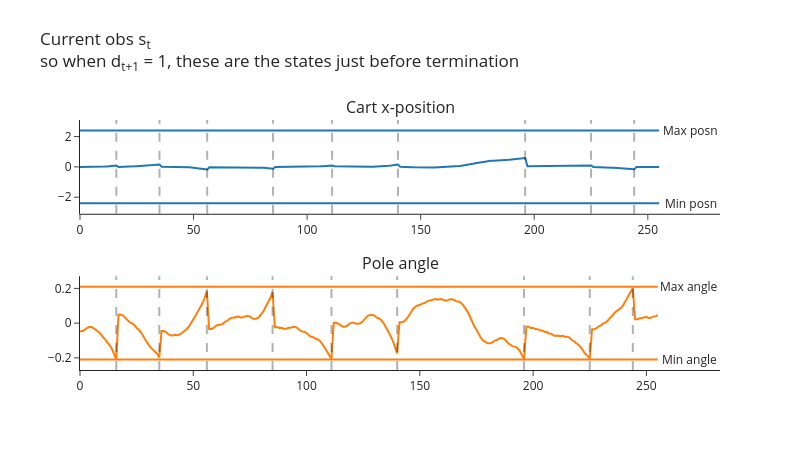
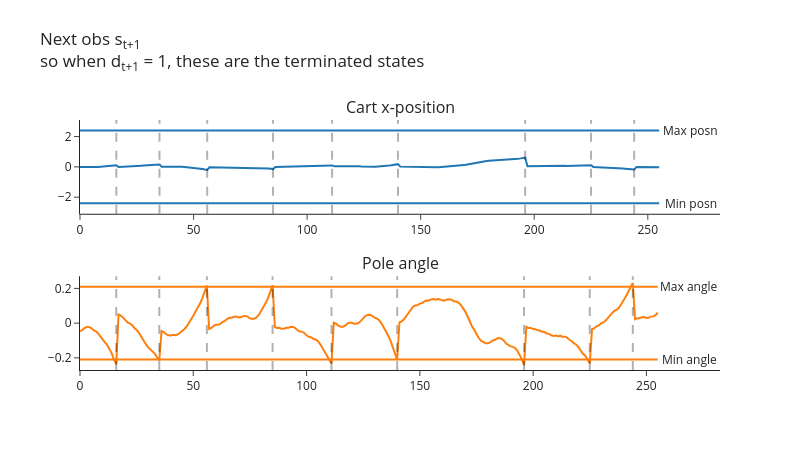
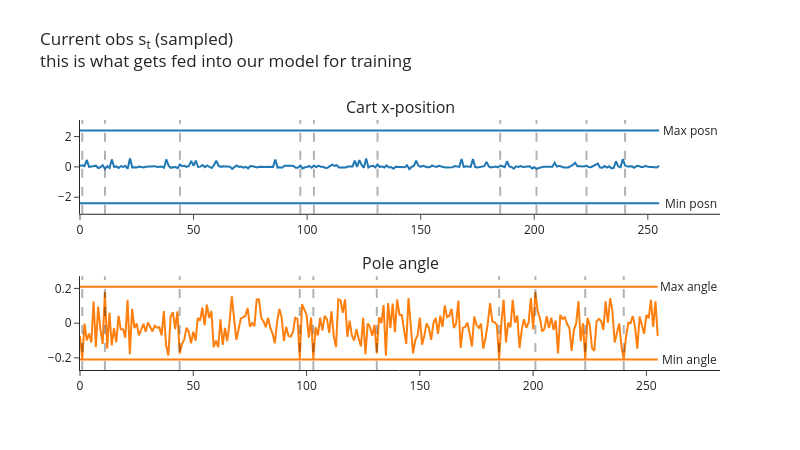

Notebook source saved alongside these figures, in order:
### Markdown cell above
Next, you can run the following code to visualize your cart's position and angle, and see how these look in both the buffer and the buffer's random samples. Do the samples look correctly shuffled? Also, based on the [CartPole source code](https://github.com/Farama-Foundation/Gymnasium/blob/main/gymnasium/envs/classic_control/cartpole.py), do the angles & positions at which the cart terminates make sense? (Note, the min/max values in the table are different to the termination ranges, the latter can be found *below* the table in the docstring.)

Note that the code below uses our batched `CartPole` with `num_envs=1`, so every tensor it returns has a leading dummy batch dimension of size 1 (one row per environment).

<!-- Lastly, note how there's actually a slight epsiode mismatch between $s_t$ and $s_{t+1}$ in the plots below. The vertical lines show the values of $t$ where $d_{t+1} = 1$, so we can see that at these points $s_t$ and $s_{t+1}$ both refer to the terminated episode (they're the pre-final and final observations respectively), but immediately after these points $s_t$ refers to the terminal observation while $s_{t+1}$ refers to the first observation of the new episode. This isn't really a problem though, because we don't care what action our agent learns to take when $s_t$ is a terminal state (i.e. out of bounds). If we were being careful then we'd want to filter these terms out of our buffer, but for our purposes this week it doesn't really matter if we keep them in. -->

Lastly, note how when we terminate environments we do something slightly different. If `envs.step` results in some environments terminating, it'll actually return `next_obs` as the reset observation for the next episode. In this case, we want to use this as our starting observation for the next step, but we need to make sure we record the correct terminal observation in our buffer - we do this by extracting it from the `infos` dict, which is where it gets stored. You can see this in the plots below: the vertical lines are the values $t$ where $d_{t+1}=1$ i.e. $s_{t+1}$ is terminal, and we can see that $s_t$ is the final observation of the terminated episode while $s_{t+1}$ is the first observation of the new episode immediately after.

### Code cell
buffer = ReplayBuffer(num_envs=1, obs_shape=(4,), action_shape=(), buffer_size=256, seed=0, device=device)
envs = CartPole(num_envs=1, seed=0, device=device)
obs, infos = envs.reset()

for i in range(256):
    # Choose random actions (one per environment), and take a step in the environment
    actions = t.randint(0, envs.single_action_space.n, (envs.num_envs,), device=device)
    next_obs, rewards, terminated, truncated, infos = envs.step(actions)

    # Get `true_next_obs` by finding all environments where we terminated & replacing `next_obs`
    # with the actual terminal states (the env has already auto-reset those environments, and stored
    # the observation they ended on in `infos["final_observation"]`)
    done = terminated | truncated
    true_next_obs = next_obs.clone()
    true_next_obs[done] = infos["final_observation"][done]

    # Add experience to buffer
    buffer.add(obs, actions, rewards, terminated, true_next_obs)
    obs = next_obs

sample = buffer.sample(256)

plot_cartpole_obs_and_dones(
    buffer.obs.cpu(),
    buffer.terminated.cpu(),
    title="Current obs s<sub>t</sub><br>so when d<sub>t+1</sub> = 1, these are the states just before termination",
)

plot_cartpole_obs_and_dones(
    buffer.next_obs.cpu(),
    buffer.terminated.cpu(),
    title="Next obs s<sub>t+1</sub><br>so when d<sub>t+1</sub> = 1, these are the terminated states",
)

plot_cartpole_obs_and_dones(
    sample.obs.cpu(),
    sample.terminated.cpu(),
    title="Current obs s<sub>t</sub> (sampled)<br>this is what gets fed into our model for training",
)

### Figure 1 — Plotly figure (JSON) as saved in the notebook; plotly's stock layout.template omitted (floating-point values rounded to 4 significant figures; data arrays with more than 128 entries replaced by an {"elided": "..."} marker saying what was removed)
{"data": [{"marker": {"color": "#1F77B4"}, "mode": "lines", "name": "posn", "type": "scatter", "xaxis": "x", "y": {"elided": "256 float values"}, "yaxis": "y"}, {"marker": {"color": "#1F77B4"}, "mode": "lines", "name": "posn_min", "type": "scatter", "xaxis": "x", "y": {"elided": "256 float values"}, "yaxis": "y"}, {"marker": {"color": "#1F77B4"}, "mode": "lines", "name": "posn_max", "type": "scatter", "xaxis": "x", "y": {"elided": "256 float values"}, "yaxis": "y"}, {"marker": {"color": "#FF7F0E"}, "mode": "lines", "name": "angle", "type": "scatter", "xaxis": "x2", "y": {"elided": "256 float values"}, "yaxis": "y2"}, {"marker": {"color": "#FF7F0E"}, "mode": "lines", "name": "angle_min", "type": "scatter", "xaxis": "x2", "y": {"elided": "256 float values"}, "yaxis": "y2"}, {"marker": {"color": "#FF7F0E"}, "mode": "lines", "name": "angle_max", "type": "scatter", "xaxis": "x2", "y": {"elided": "256 float values"}, "yaxis": "y2"}], "layout": {"annotations": [{"font": {"size": 16}, "showarrow": false, "text": "Cart x-position", "x": 0.5, "xanchor": "center", "xref": "paper", "y": 1, "yanchor": "bottom", "yref": "paper"}, {"font": {"size": 16}, "showarrow": false, "text": "Pole angle", "x": 0.5, "xanchor": "center", "xref": "paper", "y": 0.375, "yanchor": "bottom", "yref": "paper"}, {"showarrow": false, "text": "Min posn", "x": 268.8, "xref": "x", "y": -2.4, "yref": "y"}, {"showarrow": false, "text": "Min angle", "x": 268.8, "xref": "x2", "y": -0.2095, "yref": "y2"}, {"showarrow": false, "text": "Max posn", "x": 268.8, "xref": "x", "y": 2.4, "yref": "y"}, {"showarrow": false, "text": "Max angle", "x": 268.8, "xref": "x2", "y": 0.2095, "yref": "y2"}], "height": 450, "hovermode": "x unified", "margin": {"t": 120}, "shapes": [{"line": {"color": "black", "dash": "dash", "width": 2}, "type": "line", "x0": 16, "x1": 16, "xref": "x", "y0": 0, "y1": 1, "yref": "y domain"}, {"line": {"color": "black", "dash": "dash", "width": 2}, "type": "line", "x0": 35, "x1": 35, "xref": "x", "y0": 0, "y1": 1, "yref": "y domain"}, {"line": {"color": "black", "dash": "dash", "width": 2}, "type": "line", "x0": 56, "x1": 56, "xref": "x", "y0": 0, "y1": 1, "yref": "y domain"}, {"line": {"color": "black", "dash": "dash", "width": 2}, "type": "line", "x0": 85, "x1": 85, "xref": "x", "y0": 0, "y1": 1, "yref": "y domain"}, {"line": {"color": "black", "dash": "dash", "width": 2}, "type": "line", "x0": 111, "x1": 111, "xref": "x", "y0": 0, "y1": 1, "yref": "y domain"}, {"line": {"color": "black", "dash": "dash", "width": 2}, "type": "line", "x0": 140, "x1": 140, "xref": "x", "y0": 0, "y1": 1, "yref": "y domain"}, {"line": {"color": "black", "dash": "dash", "width": 2}, "type": "line", "x0": 196, "x1": 196, "xref": "x", "y0": 0, "y1": 1, "yref": "y domain"}, {"line": {"color": "black", "dash": "dash", "width": 2}, "type": "line", "x0": 225, "x1": 225, "xref": "x", "y0": 0, "y1": 1, "yref": "y domain"}, {"line": {"color": "black", "dash": "dash", "width": 2}, "type": "line", "x0": 244, "x1": 244, "xref": "x", "y0": 0, "y1": 1, "yref": "y domain"}, {"line": {"color": "black", "dash": "dash", "width": 2}, "type": "line", "x0": 16, "x1": 16, "xref": "x2", "y0": 0, "y1": 1, "yref": "y2 domain"}, {"line": {"color": "black", "dash": "dash", "width": 2}, "type": "line", "x0": 35, "x1": 35, "xref": "x2", "y0": 0, "y1": 1, "yref": "y2 domain"}, {"line": {"color": "black", "dash": "dash", "width": 2}, "type": "line", "x0": 56, "x1": 56, "xref": "x2", "y0": 0, "y1": 1, "yref": "y2 domain"}, {"line": {"color": "black", "dash": "dash", "width": 2}, "type": "line", "x0": 85, "x1": 85, "xref": "x2", "y0": 0, "y1": 1, "yref": "y2 domain"}, {"line": {"color": "black", "dash": "dash", "width": 2}, "type": "line", "x0": 111, "x1": 111, "xref": "x2", "y0": 0, "y1": 1, "yref": "y2 domain"}, {"line": {"color": "black", "dash": "dash", "width": 2}, "type": "line", "x0": 140, "x1": 140, "xref": "x2", "y0": 0, "y1": 1, "yref": "y2 domain"}, {"line": {"color": "black", "dash": "dash", "width": 2}, "type": "line", "x0": 196, "x1": 196, "xref": "x2", "y0": 0, "y1": 1, "yref": "y2 domain"}, {"line": {"color": "black", "dash": "dash", "width": 2}, "type": "line", "x0": 225, "x1": 225, "xref": "x2", "y0": 0, "y1": 1, "yref": "y2 domain"}, {"line": {"color": "black", "dash": "dash", "width": 2}, "type": "line", "x0": 244, "x1": 244, "xref": "x2", "y0": 0, "y1": 1, "yref": "y2 domain"}], "showlegend": false, "title": {"text": "Current obs s<sub>t</sub><br>so when d<sub>t+1</sub> = 1, these are the states just before termination", "y": 0.9}, "width": 800, "xaxis": {"anchor": "y", "domain": [0, 1]}, "xaxis2": {"anchor": "y2", "domain": [0, 1]}, "yaxis": {"anchor": "x", "domain": [0.625, 1]}, "yaxis2": {"anchor": "x2", "domain": [0, 0.375]}}}

### Figure 2 — Plotly figure (JSON) as saved in the notebook; plotly's stock layout.template omitted (floating-point values rounded to 4 significant figures; data arrays with more than 128 entries replaced by an {"elided": "..."} marker saying what was removed)
{"data": [{"marker": {"color": "#1F77B4"}, "mode": "lines", "name": "posn", "type": "scatter", "xaxis": "x", "y": {"elided": "256 float values"}, "yaxis": "y"}, {"marker": {"color": "#1F77B4"}, "mode": "lines", "name": "posn_min", "type": "scatter", "xaxis": "x", "y": {"elided": "256 float values"}, "yaxis": "y"}, {"marker": {"color": "#1F77B4"}, "mode": "lines", "name": "posn_max", "type": "scatter", "xaxis": "x", "y": {"elided": "256 float values"}, "yaxis": "y"}, {"marker": {"color": "#FF7F0E"}, "mode": "lines", "name": "angle", "type": "scatter", "xaxis": "x2", "y": {"elided": "256 float values"}, "yaxis": "y2"}, {"marker": {"color": "#FF7F0E"}, "mode": "lines", "name": "angle_min", "type": "scatter", "xaxis": "x2", "y": {"elided": "256 float values"}, "yaxis": "y2"}, {"marker": {"color": "#FF7F0E"}, "mode": "lines", "name": "angle_max", "type": "scatter", "xaxis": "x2", "y": {"elided": "256 float values"}, "yaxis": "y2"}], "layout": {"annotations": [{"font": {"size": 16}, "showarrow": false, "text": "Cart x-position", "x": 0.5, "xanchor": "center", "xref": "paper", "y": 1, "yanchor": "bottom", "yref": "paper"}, {"font": {"size": 16}, "showarrow": false, "text": "Pole angle", "x": 0.5, "xanchor": "center", "xref": "paper", "y": 0.375, "yanchor": "bottom", "yref": "paper"}, {"showarrow": false, "text": "Min posn", "x": 268.8, "xref": "x", "y": -2.4, "yref": "y"}, {"showarrow": false, "text": "Min angle", "x": 268.8, "xref": "x2", "y": -0.2095, "yref": "y2"}, {"showarrow": false, "text": "Max posn", "x": 268.8, "xref": "x", "y": 2.4, "yref": "y"}, {"showarrow": false, "text": "Max angle", "x": 268.8, "xref": "x2", "y": 0.2095, "yref": "y2"}], "height": 450, "hovermode": "x unified", "margin": {"t": 120}, "shapes": [{"line": {"color": "black", "dash": "dash", "width": 2}, "type": "line", "x0": 16, "x1": 16, "xref": "x", "y0": 0, "y1": 1, "yref": "y domain"}, {"line": {"color": "black", "dash": "dash", "width": 2}, "type": "line", "x0": 35, "x1": 35, "xref": "x", "y0": 0, "y1": 1, "yref": "y domain"}, {"line": {"color": "black", "dash": "dash", "width": 2}, "type": "line", "x0": 56, "x1": 56, "xref": "x", "y0": 0, "y1": 1, "yref": "y domain"}, {"line": {"color": "black", "dash": "dash", "width": 2}, "type": "line", "x0": 85, "x1": 85, "xref": "x", "y0": 0, "y1": 1, "yref": "y domain"}, {"line": {"color": "black", "dash": "dash", "width": 2}, "type": "line", "x0": 111, "x1": 111, "xref": "x", "y0": 0, "y1": 1, "yref": "y domain"}, {"line": {"color": "black", "dash": "dash", "width": 2}, "type": "line", "x0": 140, "x1": 140, "xref": "x", "y0": 0, "y1": 1, "yref": "y domain"}, {"line": {"color": "black", "dash": "dash", "width": 2}, "type": "line", "x0": 196, "x1": 196, "xref": "x", "y0": 0, "y1": 1, "yref": "y domain"}, {"line": {"color": "black", "dash": "dash", "width": 2}, "type": "line", "x0": 225, "x1": 225, "xref": "x", "y0": 0, "y1": 1, "yref": "y domain"}, {"line": {"color": "black", "dash": "dash", "width": 2}, "type": "line", "x0": 244, "x1": 244, "xref": "x", "y0": 0, "y1": 1, "yref": "y domain"}, {"line": {"color": "black", "dash": "dash", "width": 2}, "type": "line", "x0": 16, "x1": 16, "xref": "x2", "y0": 0, "y1": 1, "yref": "y2 domain"}, {"line": {"color": "black", "dash": "dash", "width": 2}, "type": "line", "x0": 35, "x1": 35, "xref": "x2", "y0": 0, "y1": 1, "yref": "y2 domain"}, {"line": {"color": "black", "dash": "dash", "width": 2}, "type": "line", "x0": 56, "x1": 56, "xref": "x2", "y0": 0, "y1": 1, "yref": "y2 domain"}, {"line": {"color": "black", "dash": "dash", "width": 2}, "type": "line", "x0": 85, "x1": 85, "xref": "x2", "y0": 0, "y1": 1, "yref": "y2 domain"}, {"line": {"color": "black", "dash": "dash", "width": 2}, "type": "line", "x0": 111, "x1": 111, "xref": "x2", "y0": 0, "y1": 1, "yref": "y2 domain"}, {"line": {"color": "black", "dash": "dash", "width": 2}, "type": "line", "x0": 140, "x1": 140, "xref": "x2", "y0": 0, "y1": 1, "yref": "y2 domain"}, {"line": {"color": "black", "dash": "dash", "width": 2}, "type": "line", "x0": 196, "x1": 196, "xref": "x2", "y0": 0, "y1": 1, "yref": "y2 domain"}, {"line": {"color": "black", "dash": "dash", "width": 2}, "type": "line", "x0": 225, "x1": 225, "xref": "x2", "y0": 0, "y1": 1, "yref": "y2 domain"}, {"line": {"color": "black", "dash": "dash", "width": 2}, "type": "line", "x0": 244, "x1": 244, "xref": "x2", "y0": 0, "y1": 1, "yref": "y2 domain"}], "showlegend": false, "title": {"text": "Next obs s<sub>t+1</sub><br>so when d<sub>t+1</sub> = 1, these are the terminated states", "y": 0.9}, "width": 800, "xaxis": {"anchor": "y", "domain": [0, 1]}, "xaxis2": {"anchor": "y2", "domain": [0, 1]}, "yaxis": {"anchor": "x", "domain": [0.625, 1]}, "yaxis2": {"anchor": "x2", "domain": [0, 0.375]}}}

### Figure 3 — Plotly figure (JSON) as saved in the notebook; plotly's stock layout.template omitted (floating-point values rounded to 4 significant figures; data arrays with more than 128 entries replaced by an {"elided": "..."} marker saying what was removed)
{"data": [{"marker": {"color": "#1F77B4"}, "mode": "lines", "name": "posn", "type": "scatter", "xaxis": "x", "y": {"elided": "256 float values"}, "yaxis": "y"}, {"marker": {"color": "#1F77B4"}, "mode": "lines", "name": "posn_min", "type": "scatter", "xaxis": "x", "y": {"elided": "256 float values"}, "yaxis": "y"}, {"marker": {"color": "#1F77B4"}, "mode": "lines", "name": "posn_max", "type": "scatter", "xaxis": "x", "y": {"elided": "256 float values"}, "yaxis": "y"}, {"marker": {"color": "#FF7F0E"}, "mode": "lines", "name": "angle", "type": "scatter", "xaxis": "x2", "y": {"elided": "256 float values"}, "yaxis": "y2"}, {"marker": {"color": "#FF7F0E"}, "mode": "lines", "name": "angle_min", "type": "scatter", "xaxis": "x2", "y": {"elided": "256 float values"}, "yaxis": "y2"}, {"marker": {"color": "#FF7F0E"}, "mode": "lines", "name": "angle_max", "type": "scatter", "xaxis": "x2", "y": {"elided": "256 float values"}, "yaxis": "y2"}], "layout": {"annotations": [{"font": {"size": 16}, "showarrow": false, "text": "Cart x-position", "x": 0.5, "xanchor": "center", "xref": "paper", "y": 1, "yanchor": "bottom", "yref": "paper"}, {"font": {"size": 16}, "showarrow": false, "text": "Pole angle", "x": 0.5, "xanchor": "center", "xref": "paper", "y": 0.375, "yanchor": "bottom", "yref": "paper"}, {"showarrow": false, "text": "Min posn", "x": 268.8, "xref": "x", "y": -2.4, "yref": "y"}, {"showarrow": false, "text": "Min angle", "x": 268.8, "xref": "x2", "y": -0.2095, "yref": "y2"}, {"showarrow": false, "text": "Max posn", "x": 268.8, "xref": "x", "y": 2.4, "yref": "y"}, {"showarrow": false, "text": "Max angle", "x": 268.8, "xref": "x2", "y": 0.2095, "yref": "y2"}], "height": 450, "hovermode": "x unified", "margin": {"t": 120}, "shapes": [{"line": {"color": "black", "dash": "dash", "width": 2}, "type": "line", "x0": 1, "x1": 1, "xref": "x", "y0": 0, "y1": 1, "yref": "y domain"}, {"line": {"color": "black", "dash": "dash", "width": 2}, "type": "line", "x0": 11, "x1": 11, "xref": "x", "y0": 0, "y1": 1, "yref": "y domain"}, {"line": {"color": "black", "dash": "dash", "width": 2}, "type": "line", "x0": 44, "x1": 44, "xref": "x", "y0": 0, "y1": 1, "yref": "y domain"}, {"line": {"color": "black", "dash": "dash", "width": 2}, "type": "line", "x0": 97, "x1": 97, "xref": "x", "y0": 0, "y1": 1, "yref": "y domain"}, {"line": {"color": "black", "dash": "dash", "width": 2}, "type": "line", "x0": 103, "x1": 103, "xref": "x", "y0": 0, "y1": 1, "yref": "y domain"}, {"line": {"color": "black", "dash": "dash", "width": 2}, "type": "line", "x0": 131, "x1": 131, "xref": "x", "y0": 0, "y1": 1, "yref": "y domain"}, {"line": {"color": "black", "dash": "dash", "width": 2}, "type": "line", "x0": 185, "x1": 185, "xref": "x", "y0": 0, "y1": 1, "yref": "y domain"}, {"line": {"color": "black", "dash": "dash", "width": 2}, "type": "line", "x0": 201, "x1": 201, "xref": "x", "y0": 0, "y1": 1, "yref": "y domain"}, {"line": {"color": "black", "dash": "dash", "width": 2}, "type": "line", "x0": 223, "x1": 223, "xref": "x", "y0": 0, "y1": 1, "yref": "y domain"}, {"line": {"color": "black", "dash": "dash", "width": 2}, "type": "line", "x0": 240, "x1": 240, "xref": "x", "y0": 0, "y1": 1, "yref": "y domain"}, {"line": {"color": "black", "dash": "dash", "width": 2}, "type": "line", "x0": 1, "x1": 1, "xref": "x2", "y0": 0, "y1": 1, "yref": "y2 domain"}, {"line": {"color": "black", "dash": "dash", "width": 2}, "type": "line", "x0": 11, "x1": 11, "xref": "x2", "y0": 0, "y1": 1, "yref": "y2 domain"}, {"line": {"color": "black", "dash": "dash", "width": 2}, "type": "line", "x0": 44, "x1": 44, "xref": "x2", "y0": 0, "y1": 1, "yref": "y2 domain"}, {"line": {"color": "black", "dash": "dash", "width": 2}, "type": "line", "x0": 97, "x1": 97, "xref": "x2", "y0": 0, "y1": 1, "yref": "y2 domain"}, {"line": {"color": "black", "dash": "dash", "width": 2}, "type": "line", "x0": 103, "x1": 103, "xref": "x2", "y0": 0, "y1": 1, "yref": "y2 domain"}, {"line": {"color": "black", "dash": "dash", "width": 2}, "type": "line", "x0": 131, "x1": 131, "xref": "x2", "y0": 0, "y1": 1, "yref": "y2 domain"}, {"line": {"color": "black", "dash": "dash", "width": 2}, "type": "line", "x0": 185, "x1": 185, "xref": "x2", "y0": 0, "y1": 1, "yref": "y2 domain"}, {"line": {"color": "black", "dash": "dash", "width": 2}, "type": "line", "x0": 201, "x1": 201, "xref": "x2", "y0": 0, "y1": 1, "yref": "y2 domain"}, {"line": {"color": "black", "dash": "dash", "width": 2}, "type": "line", "x0": 223, "x1": 223, "xref": "x2", "y0": 0, "y1": 1, "yref": "y2 domain"}, {"line": {"color": "black", "dash": "dash", "width": 2}, "type": "line", "x0": 240, "x1": 240, "xref": "x2", "y0": 0, "y1": 1, "yref": "y2 domain"}], "showlegend": false, "title": {"text": "Current obs s<sub>t</sub> (sampled)<br>this is what gets fed into our model for training", "y": 0.9}, "width": 800, "xaxis": {"anchor": "y", "domain": [0, 1]}, "xaxis2": {"anchor": "y2", "domain": [0, 1]}, "yaxis": {"anchor": "x", "domain": [0.625, 1]}, "yaxis2": {"anchor": "x2", "domain": [0, 0.375]}}}
